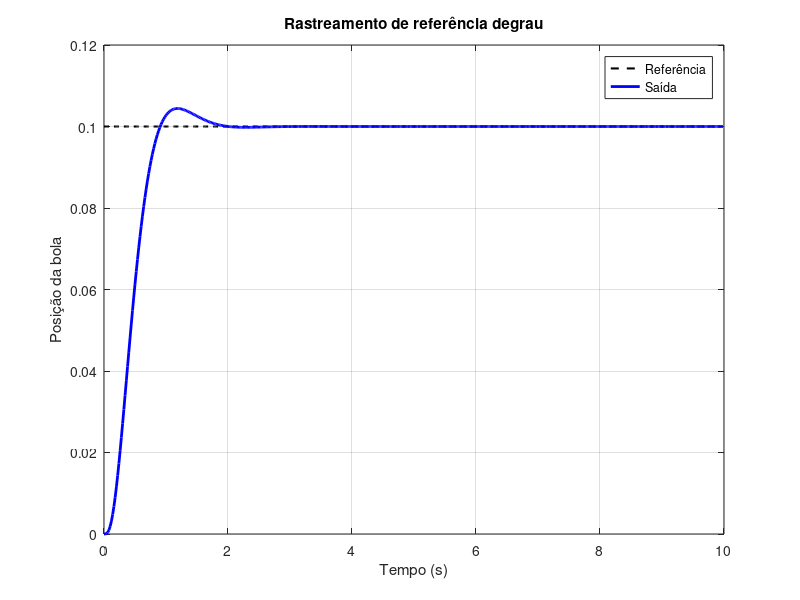
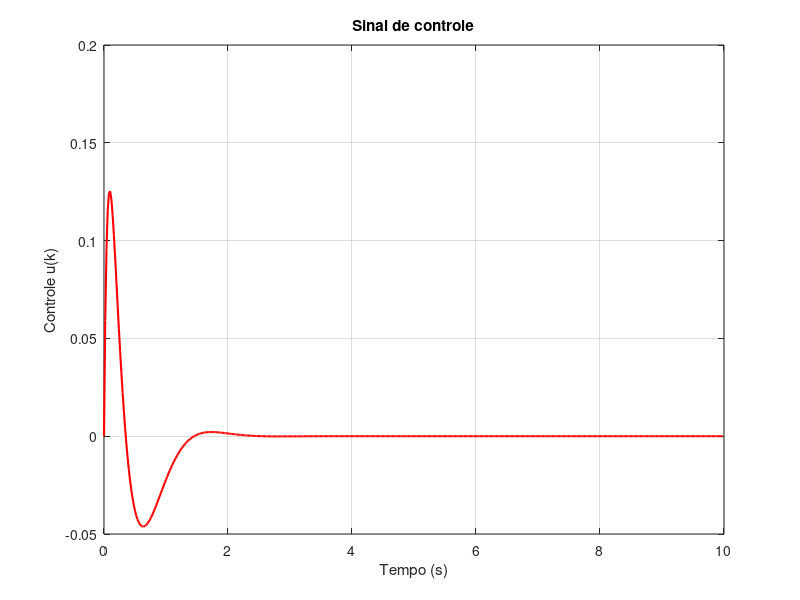

Reproduce these figures in MATLAB, in order.
clc; clear;

%% =========================
% Parâmetros
%% =========================
K  = (5/7)*9.81;
Ts = 0.02;

Tf = 10;                     % tempo total de simulação (s)
N  = Tf/Ts;                  % número de amostras
t  = (0:N-1)*Ts;

%% =========================
% Modelo contínuo (Ball and Beam)
%% =========================
A = [0 1;
     0 0];

B = [0;
     K];

C = [1 0];
D = 0;

sys_c = ss(A,B,C,D);

%% =========================
% Discretização
%% =========================
sys_d = c2d(sys_c, Ts, 'zoh');
[Phi, Gamma, ~, ~] = ssdata(sys_d);

%% =========================
% Sistema aumentado (integrador do erro)
%% =========================
Phi_a = [ Phi        zeros(2,1);
         -Ts*C       1          ];

Gamma_a = [ Gamma;
             0     ];

Gamma_r = [ 0;
            0;
            Ts ];          % entrada da referência

%% =========================
% Polos desejados
%% =========================
zeta = 0.7;
wn   = 2.3;

p1 = -zeta*wn + 1i*wn*sqrt(1-zeta^2);
p2 = conj(p1);
p3 = 6*real(p1);            % polo do integrador

%% JAKSON MUDOU AQUI
p1 = -0.7*4 + 1i*4*sqrt(1-0.7^2);
p2 = conj(p1);
p3 = -16;
%% JAKSON MUDOU AQUI

z_poles = exp([p1 p2 p3]*Ts);

%% =========================
% Ganho por Ackermann
%% =========================
L_a = acker(Phi_a, Gamma_a, z_poles);
Lk1 = L_a(1);
Lk2 = L_a(2);
Lk3 = L_a(3);

disp('Ganhos:')
disp(['L1  = ', num2str(Lk1)])
disp(['L2= ', num2str(Lk2)])
disp(['L3 = ', num2str(Lk3)])

%% =========================
% Simulação
%% =========================
xa = zeros(3,N);            % estados aumentados
y  = zeros(1,N);            % saída
u  = zeros(1,N);            % controle

r = 0.1*ones(1,N);              % referência degrau unitário

for k = 1:N-1
    u(k) = -L_a * xa(:,k);
    xa(:,k+1) = Phi_a*xa(:,k) + Gamma_a*u(k) + Gamma_r*r(k);
    y(k) = C*xa(1:2,k);
end
y(N) = C*xa(1:2,N);

%% =========================
% Gráficos
%% =========================
figure
plot(t, r, 'k--', 'LineWidth',1.5); hold on
plot(t, y, 'b', 'LineWidth',2)
grid on
xlabel('Tempo (s)')
ylabel('Posição da bola')
legend('Referência','Saída')
title('Rastreamento de referência degrau')

figure
plot(t, u, 'r', 'LineWidth',1.5)
grid on
xlabel('Tempo (s)')
ylabel('Controle u(k)')
title('Sinal de controle')